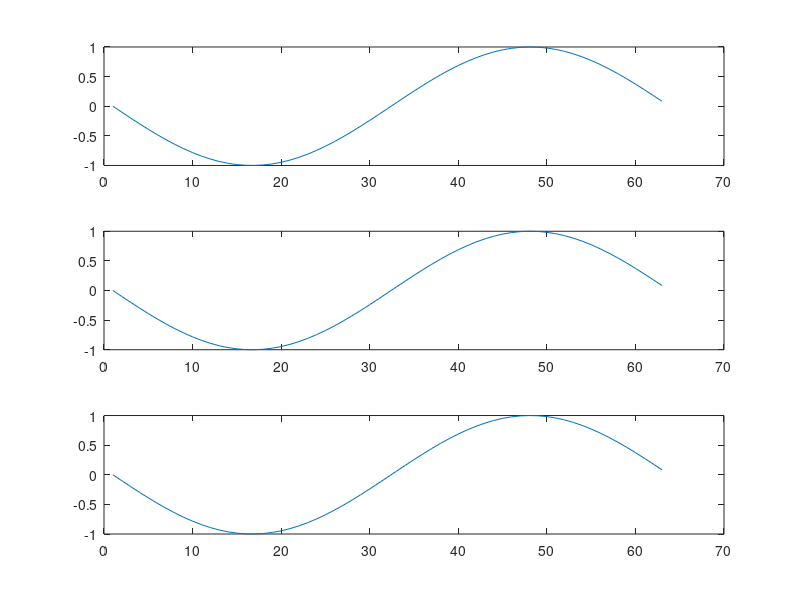

Here is the MATLAB script that generated this plot:
x=-pi:0.1:pi;
realsin = sin(x)
subplot(311),plot(realsin)

ypozitif = 0;
ynegatif = 0;
ynegatif2 = 0;

iterpoz = 4;
iterneg = 3;

for i=1:iterpoz
    ypozitif = ypozitif + x.^((4*i-3))/factorial(4*i-3);
end

for i=1:iterneg
    ynegatif = ynegatif - x.^((4*i-1))/factorial(4*i-1);
end

answer1 = ypozitif + ynegatif
subplot(312),plot(answer1)

iterneg = 4
for i=1:iterneg
    ynegatif2 = ynegatif2 - x.^((4*i-1))/factorial(4*i-1);
end

answer2 = ypozitif + ynegatif2
subplot(313),plot(answer2)